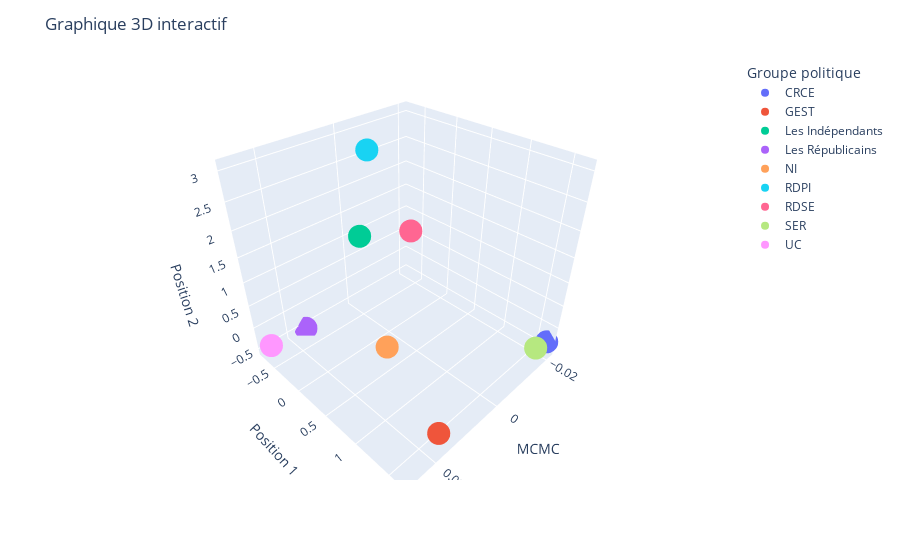

Notebook source saved alongside this figure:
### Code cell
# Réinitialiser l'index du DataFrame df_ACPvsMCMC_mean
df_ACPvsMCMC_mean = df_ACPvsMCMC_mean.reset_index()

# Créer un graphique 3D interactif avec les données du DataFrame df_ACPvsMCMC_mean
fig = px.scatter_3d(df_ACPvsMCMC_mean, x='MCMC', y='Position 1', z='Position 2', color='Groupe politique')

# Mettre à jour la mise en page du graphique avec un titre et les titres des axes

fig.update_layout(title="Graphique 3D interactif",
                  scene=dict(xaxis_title='MCMC', 
                             yaxis_title='Position 1', 
                             zaxis_title='Position 2'))

fig.show()

### Figure 1 — Plotly figure (JSON) as saved in the notebook; plotly's stock layout.template omitted (floating-point values rounded to 4 significant figures)
{"data": [{"hovertemplate": "Groupe politique=CRCE<br>MCMC=%{x}<br>Position 1=%{y}<br>Position 2=%{z}<extra></extra>", "legendgroup": "CRCE", "marker": {"color": "#636efa", "symbol": "circle"}, "mode": "markers", "name": "CRCE", "scene": "scene", "showlegend": true, "type": "scatter3d", "x": [-0.0212], "y": [1.654], "z": [-0.3258]}, {"hovertemplate": "Groupe politique=GEST<br>MCMC=%{x}<br>Position 1=%{y}<br>Position 2=%{z}<extra></extra>", "legendgroup": "GEST", "marker": {"color": "#EF553B", "symbol": "circle"}, "mode": "markers", "name": "GEST", "scene": "scene", "showlegend": true, "type": "scatter3d", "x": [0.01579], "y": [1.57], "z": [-0.465]}, {"hovertemplate": "Groupe politique=Les Indépendants<br>MCMC=%{x}<br>Position 1=%{y}<br>Position 2=%{z}<extra></extra>", "legendgroup": "Les Indépendants", "marker": {"color": "#00cc96", "symbol": "circle"}, "mode": "markers", "name": "Les Indépendants", "scene": "scene", "showlegend": true, "type": "scatter3d", "x": [0.002146], "y": [-0.3615], "z": [1.364]}, {"hovertemplate": "Groupe politique=Les Républicains<br>MCMC=%{x}<br>Position 1=%{y}<br>Position 2=%{z}<extra></extra>", "legendgroup": "Les Républicains", "marker": {"color": "#ab63fa", "symbol": "circle"}, "mode": "markers", "name": "Les Républicains", "scene": "scene", "showlegend": true, "type": "scatter3d", "x": [0.01545], "y": [-0.7506], "z": [-0.5343]}, {"hovertemplate": "Groupe politique=NI<br>MCMC=%{x}<br>Position 1=%{y}<br>Position 2=%{z}<extra></extra>", "legendgroup": "NI", "marker": {"color": "#FFA15A", "symbol": "circle"}, "mode": "markers", "name": "NI", "scene": "scene", "showlegend": true, "type": "scatter3d", "x": [0.009717], "y": [0.4862], "z": [-0.06847]}, {"hovertemplate": "Groupe politique=RDPI<br>MCMC=%{x}<br>Position 1=%{y}<br>Position 2=%{z}<extra></extra>", "legendgroup": "RDPI", "marker": {"color": "#19d3f3", "symbol": "circle"}, "mode": "markers", "name": "RDPI", "scene": "scene", "showlegend": true, "type": "scatter3d", "x": [0.002397], "y": [-0.1411], "z": [3.058]}, {"hovertemplate": "Groupe politique=RDSE<br>MCMC=%{x}<br>Position 1=%{y}<br>Position 2=%{z}<extra></extra>", "legendgroup": "RDSE", "marker": {"color": "#FF6692", "symbol": "circle"}, "mode": "markers", "name": "RDSE", "scene": "scene", "showlegend": true, "type": "scatter3d", "x": [-0.0009201], "y": [0.3333], "z": [1.813]}, {"hovertemplate": "Groupe politique=SER<br>MCMC=%{x}<br>Position 1=%{y}<br>Position 2=%{z}<extra></extra>", "legendgroup": "SER", "marker": {"color": "#B6E880", "symbol": "circle"}, "mode": "markers", "name": "SER", "scene": "scene", "showlegend": true, "type": "scatter3d", "x": [-0.01747], "y": [1.62], "z": [-0.3248]}, {"hovertemplate": "Groupe politique=UC<br>MCMC=%{x}<br>Position 1=%{y}<br>Position 2=%{z}<extra></extra>", "legendgroup": "UC", "marker": {"color": "#FF97FF", "symbol": "circle"}, "mode": "markers", "name": "UC", "scene": "scene", "showlegend": true, "type": "scatter3d", "x": [0.02678], "y": [-0.6289], "z": [-0.2956]}], "layout": {"legend": {"title": {"text": "Groupe politique"}, "tracegroupgap": 0}, "margin": {"t": 60}, "scene": {"domain": {"x": [0, 1], "y": [0, 1]}, "xaxis": {"title": {"text": "MCMC"}}, "yaxis": {"title": {"text": "Position 1"}}, "zaxis": {"title": {"text": "Position 2"}}}, "title": {"text": "Graphique 3D interactif"}}}
